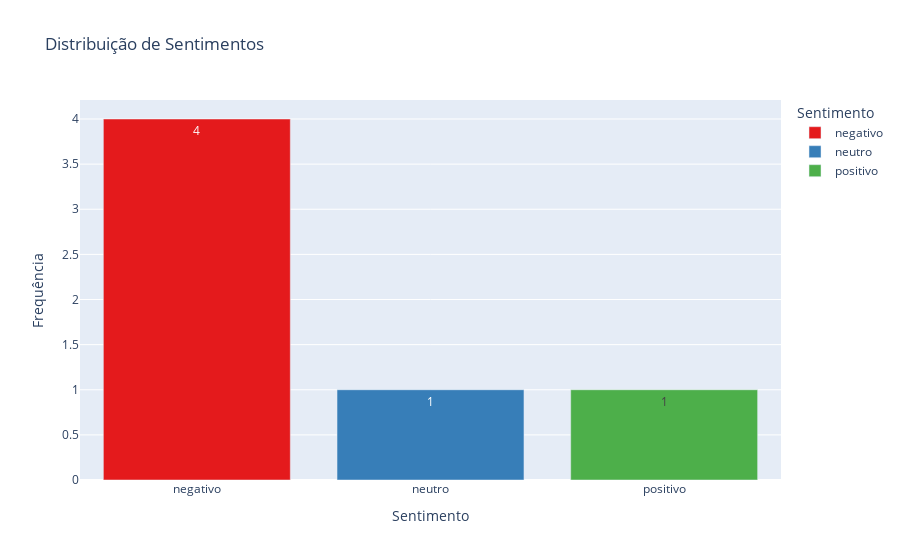

Here is the notebook cell this chart was saved with:
### Markdown cell above
# Próximos passos

### Code cell
# Frequência dos sentimentos
# Qual sentimento é mais comum?
# Há mais avaliações negativas do que positivas?

# Contar frequência de cada sentimento

# Criar DataFrame com os sentimentos previstos
df = pd.DataFrame({'Sentimento': predicoes})

# Contar frequência de cada sentimento
contagem_sentimentos = df['Sentimento'].value_counts().reset_index()
contagem_sentimentos.columns = ['Sentimento', 'Frequência']

# Criar gráfico de barras interativo com Plotly
fig = px.bar(
    contagem_sentimentos,
    x='Sentimento',
    y='Frequência',
    text='Frequência',
    title="Distribuição de Sentimentos",
    color='Sentimento',
    color_discrete_sequence=px.colors.qualitative.Set1
)

# Exibir gráfico
fig.show()

### Figure 1 — Plotly figure (JSON) as saved in the notebook; plotly's stock layout.template omitted (floating-point values rounded to 4 significant figures)
{"data": [{"hovertemplate": "Sentimento=%{x}<br>Frequência=%{text}<extra></extra>", "legendgroup": "negativo", "marker": {"color": "rgb(228,26,28)", "pattern": {"shape": ""}}, "name": "negativo", "orientation": "v", "showlegend": true, "text": [4.0], "textposition": "auto", "type": "bar", "x": ["negativo"], "xaxis": "x", "y": [4], "yaxis": "y"}, {"hovertemplate": "Sentimento=%{x}<br>Frequência=%{text}<extra></extra>", "legendgroup": "neutro", "marker": {"color": "rgb(55,126,184)", "pattern": {"shape": ""}}, "name": "neutro", "orientation": "v", "showlegend": true, "text": [1.0], "textposition": "auto", "type": "bar", "x": ["neutro"], "xaxis": "x", "y": [1], "yaxis": "y"}, {"hovertemplate": "Sentimento=%{x}<br>Frequência=%{text}<extra></extra>", "legendgroup": "positivo", "marker": {"color": "rgb(77,175,74)", "pattern": {"shape": ""}}, "name": "positivo", "orientation": "v", "showlegend": true, "text": [1.0], "textposition": "auto", "type": "bar", "x": ["positivo"], "xaxis": "x", "y": [1], "yaxis": "y"}], "layout": {"barmode": "relative", "legend": {"title": {"text": "Sentimento"}, "tracegroupgap": 0}, "title": {"text": "Distribuição de Sentimentos"}, "xaxis": {"anchor": "y", "categoryarray": ["negativo", "neutro", "positivo"], "categoryorder": "array", "domain": [0, 1], "title": {"text": "Sentimento"}}, "yaxis": {"anchor": "x", "domain": [0, 1], "title": {"text": "Frequência"}}}}
